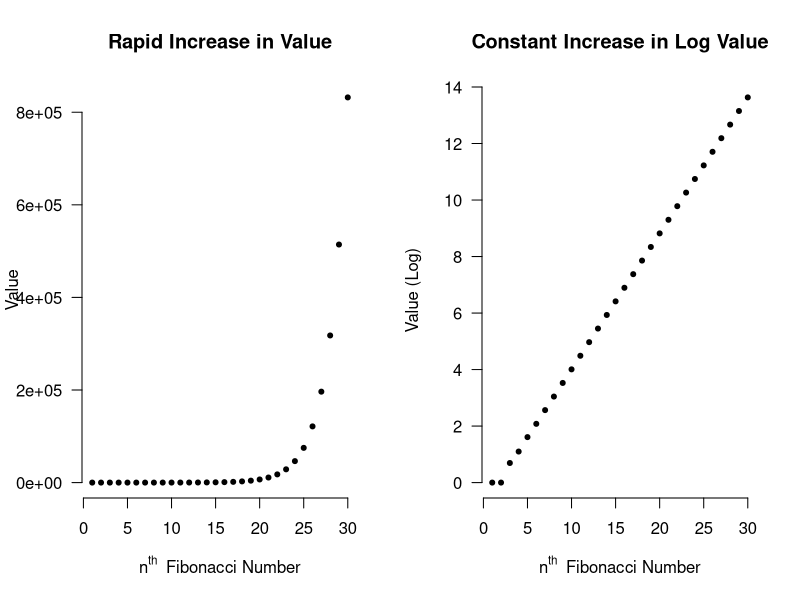

The R script that drew this image:
## ---- chunk 1
fib <- function(n) ifelse(n < 2, 1, fib(n-1) + fib(n-2))
## ---- chunk 2
fib_mem <- function(n) {
  cache <- list()
  inside <- function(n) n %in% as.numeric(names(cache))
  
  fib <- function(n) {
    if (n < 2) {
      return(n)
      
    } else if (!(inside(n))) {
      cache[[as.character(n)]] <<- fib(n-1) + fib(n-2)
      
    } 
    cache[[as.character(n)]]
  }
  
  fib(n)
}
## ---- chunk 3
fib_seq <- function(n) {
  num <- rep(1, n)
  
  for (i in seq(3, n)) {
     num[i] <- num[i-1] + num[i-2]
  }
  
  num
}
## ---- chunk 4
num <- fib_seq(30)

par(mfrow = c(1, 2))
plot(
  num, axes = FALSE, pch = 20, col = 'black',
  xlab = expression(n^th ~ ' Fibonacci Number'), ylab = 'Value',
  main = 'Rapid Increase in Value'
)
axis(1)
axis(2, las = 2)

plot(
  log(num), axes = FALSE, pch = 20, col = 'black',
  xlab = expression(n^th ~ ' Fibonacci Number'), ylab = 'Value (Log)',
  main = 'Constant Increase in Log Value'
)

axis(1)
axis(2, las = 2)
## ---- chunk 5
lambda1 <- (1 + sqrt(5)) / 2
lambda2 <- (1 - sqrt(5)) / 2

S <- diag(2)
a <- c(-1, .3)
E <- cbind(c(1, lambda1), c(1, lambda2))

solve(E) %*% S %*% a
## ---- chunk 6
D <- diag(c(lambda1, lambda2))
D^10 %*% solve(E) %*% c(0, 1)
## ---- chunk 7
E %*% D^10 %*% solve(E) %*% c(0, 1)
## ---- chunk 8
fib_closed <- function(n) {
  1/sqrt(5) * (((1 + sqrt(5))/2)^n - ((1 - sqrt(5))/2)^n)
}

print(fib_closed(seq(30)))
## ---- chunk 9
fib_golden <- function(n) round(((1 + sqrt(5))/2)^n / sqrt(5))
fib_golden(12)
